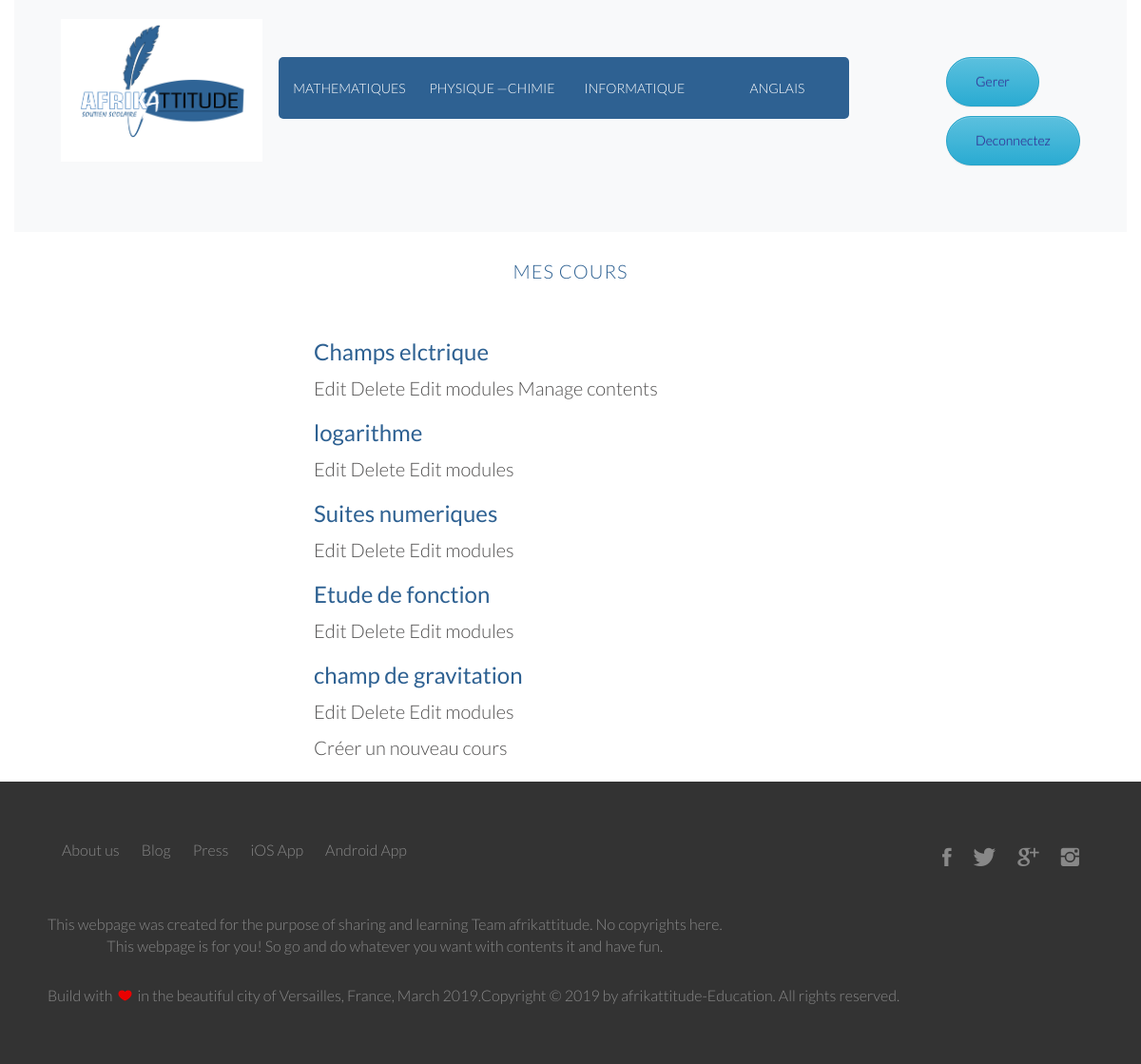
/courses/mine/ (signed in), run on the app's committed database.
### courses/models.py (models this page shows, shortened)
class Course(models.Model):
    owner           = models.ForeignKey(User, on_delete=models.CASCADE, default=1)
    subject         = models.ForeignKey(Subject, related_name='courses', on_delete=models.CASCADE)
    title           = models.CharField(max_length=50)
    image           = models.ImageField(upload_to=upload_image_path, blank=True)
    description     = models.CharField(max_length=500)
    pub_date        = models.DateTimeField(auto_now=True)
    slug            = models.SlugField(max_length=200, unique=True)
    overview        = models.TextField(null=True, blank=True)
    created         = models.DateTimeField(auto_now_add=True)
    students        = models.ManyToManyField(User, related_name='course_joined', blank=True)
    class Meta:
        ordering = ['-created']

### courses/views.py (the view, shortened to what this page needs)
# urls.py: path('mine/', ManageCourseListView.as_view(), name='manage_course_list'),
class ManageCourseListView(ListView):
    model = Course
    template_name = "courses/manage/course/list.html"

### courses/views.py (called while the page is built)
    def get_queryset(self):
        qs = super(OwnerMixin, self).get_queryset()
        return qs.filter(owner=self.request.user)

### courses/templates/courses/manage/course/list.html (shortened to what this page needs)
{% extends "afrik_app/base.html" %}
{% block content %}
<h1 class="text-center">Mes Cours</h1>
<div class="row">
<div class="col col-md-6 mx-auto">
  {% for course in object_list %}
    <div class="course-info">
      <h3>{{ course.title }}</h3>
      <p>
        <a href="{% url "course:course_edit" course.id%}">Edit</a>
        <a href="{% url "course:course_delete" course.id %}">Delete</a>
        <a href="{% url "course:course_module_update" course.id %}">Edit modules</a>
        {% if course.modules.count > 0 %}
          <a href="{% url "course:module_content_list" course.modules.first.id %}">Manage contents</a>
        {% endif %}
      </p>
    </div>
  {% empty %}
    <p>Vous n'avez crée aucun cours pour le moment.</p>
  {% endfor %}
  <p>
    <a href="{% url "course:course_create" %}" class="button"> Créer un nouveau cours</a>
  </p>
</div>
</div>
{% endblock %}

### static/css/grid.css (style rules this page uses)
.row { zoom: 1; }
.row:before, .row:after { content:""; display:table; }
.row:after { clear:both; }
.col { display: block; float:left; margin: 1% 0 1% 1.6%; }
.col:first-child { margin-left: 0; }

### static/css/afrik_app.css (style rules this page uses)
:root { --site-main-color: #2e6192; --tarifs-background: linear-gradient(#ECE9E6, #FFFFFF); }
* { margin: 0; padding: 0; box-sizing: border-box; }
html, body { background-color: #fff; color: #504f4f; font-family: 'Lato','Arial',sans-serif; font-weight: 300; font-size: 20px; text-rendering: optimizeLegibility; overflow-x: hidden; }
.row { margin: 0 auto; max-width: 1140px; }
h1 { padding: 20px 10px; margin-top: 10px; margin-bottom: 10px; color: var(--site-main-color); font-size: 100%; font-weight: 300; text-transform: uppercase; letter-spacing: 1px; }
h3 { text-align: left; margin-bottom: 10px; color: var(--site-main-color); }
a, a:hover, a:focus { color: inherit; text-decoration: none; transition: all 0.3s; }

### data on the page
Course: title "Champs elctrique", shows "Manage contents"
Course: title "logarithme"
Course: title "Suites numeriques"
Course: title "Etude de fonction"
Course: title "champ de gravitation"
